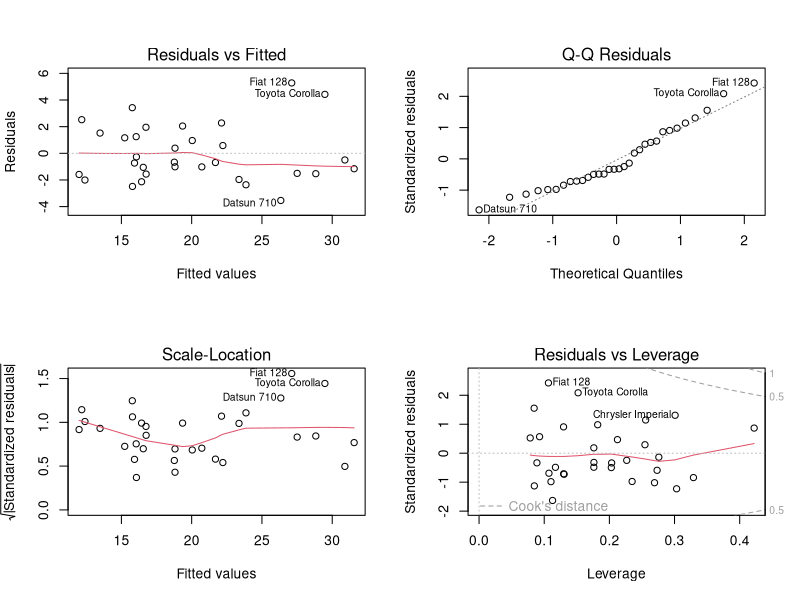
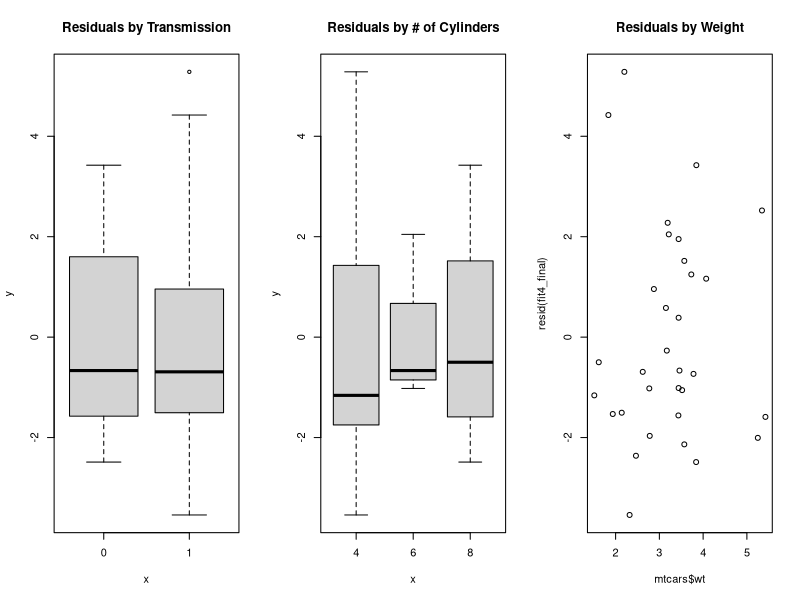
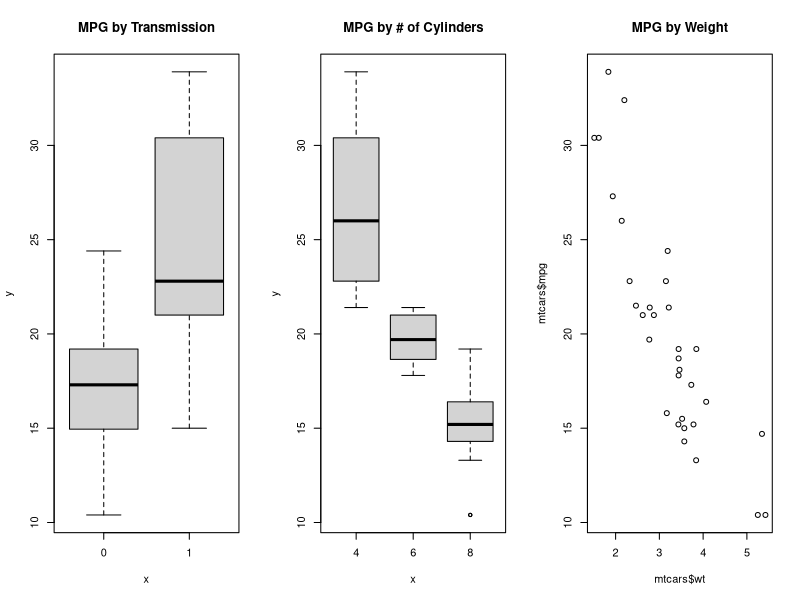

Here is the R script that generated these plots, in order:
## ---- chunk 1
# Ensure pristine working environment
rm(list=ls())

library(knitr)
opts_chunk$set(echo = TRUE, fig.path="figure/", dev="png")
options(scipen = 1) # Turn off scientific notations for numbers

data(mtcars)
mtcars$am = as.factor(mtcars$am)
mtcars$cyl = as.factor(mtcars$cyl)
mtcars$vs = as.factor(mtcars$vs)
mtcars$gear = as.factor(mtcars$gear)
mtcars$carb = as.factor(mtcars$carb)
## ---- chunk 2
fit1 <- lm(mpg ~ am, mtcars) #`am1` represnets a manual transmission
summary(fit1) #output hidden for pagecount
## ---- chunk 3
fit2 <- lm(mpg ~ . - 1, mtcars) #origin not included to make factor comparisons easier
summary(fit2) #output hidden for pagecount
## ---- chunk 4
fit3 <- lm(mpg ~ am + wt + cyl, mtcars) 
summary(fit3) #output hidden for pagecount
## ---- chunk 5
fit4_final <- lm(mpg ~ am + cyl + wt + am:wt, mtcars)
summary(fit4_final) #$coef #abbreviated output for pagecount
## ---- chunk 6
par(mfrow= c(2,2))
plot(fit4_final)
## ---- chunk 7
par(mfrow= c(1,3))
plot(mtcars$am, resid(fit4_final), main="Residuals by Transmission")
plot(mtcars$cyl, resid(fit4_final), main="Residuals by # of Cylinders")
plot(mtcars$wt, resid(fit4_final), main="Residuals by Weight")
## ---- chunk 8
par(mfrow= c(1,3))
plot(mtcars$am, mtcars$mpg, main="MPG by Transmission")
plot(mtcars$cyl, mtcars$mpg, main="MPG by # of Cylinders")
plot(mtcars$wt, mtcars$mpg, main="MPG by Weight")
